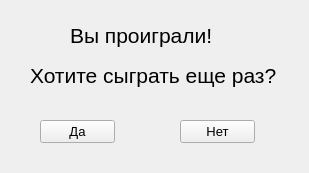
<?xml version="1.0" encoding="UTF-8"?>
<ui version="4.0">
 <class>RusLoseWidget</class>
 <widget class="QWidget" name="RusLoseWidget">
  <property name="geometry">
   <rect>
    <x>0</x>
    <y>0</y>
    <width>309</width>
    <height>173</height>
   </rect>
  </property>
  <property name="minimumSize">
   <size>
    <width>309</width>
    <height>173</height>
   </size>
  </property>
  <property name="maximumSize">
   <size>
    <width>309</width>
    <height>173</height>
   </size>
  </property>
  <property name="windowTitle">
   <string>Вы проиграли!</string>
  </property>
  <widget class="QPushButton" name="yes">
   <property name="geometry">
    <rect>
     <x>40</x>
     <y>120</y>
     <width>75</width>
     <height>23</height>
    </rect>
   </property>
   <property name="font">
    <font>
     <family>Arial</family>
     <pointsize>10</pointsize>
    </font>
   </property>
   <property name="cursor">
    <cursorShape>PointingHandCursor</cursorShape>
   </property>
   <property name="text">
    <string>Да</string>
   </property>
  </widget>
  <widget class="QPushButton" name="no">
   <property name="geometry">
    <rect>
     <x>180</x>
     <y>120</y>
     <width>75</width>
     <height>23</height>
    </rect>
   </property>
   <property name="font">
    <font>
     <family>Arial</family>
     <pointsize>10</pointsize>
    </font>
   </property>
   <property name="cursor">
    <cursorShape>PointingHandCursor</cursorShape>
   </property>
   <property name="text">
    <string>Нет</string>
   </property>
  </widget>
  <widget class="QLabel" name="label">
   <property name="geometry">
    <rect>
     <x>70</x>
     <y>20</y>
     <width>191</width>
     <height>31</height>
    </rect>
   </property>
   <property name="font">
    <font>
     <family>Arial</family>
     <pointsize>16</pointsize>
    </font>
   </property>
   <property name="text">
    <string>Вы проиграли!</string>
   </property>
  </widget>
  <widget class="QLabel" name="label_2">
   <property name="geometry">
    <rect>
     <x>30</x>
     <y>60</y>
     <width>271</width>
     <height>31</height>
    </rect>
   </property>
   <property name="font">
    <font>
     <family>Arial</family>
     <pointsize>16</pointsize>
    </font>
   </property>
   <property name="text">
    <string>Хотите сыграть еще раз?</string>
   </property>
  </widget>
 </widget>
 <resources/>
 <connections>
  <connection>
   <sender>no</sender>
   <signal>clicked()</signal>
   <receiver>RusLoseWidget</receiver>
   <slot>close()</slot>
   <hints>
    <hint type="sourcelabel">
     <x>207</x>
     <y>131</y>
    </hint>
    <hint type="destinationlabel">
     <x>154</x>
     <y>86</y>
    </hint>
   </hints>
  </connection>
  <connection>
   <sender>yes</sender>
   <signal>clicked()</signal>
   <receiver>RusLoseWidget</receiver>
   <slot>close()</slot>
   <hints>
    <hint type="sourcelabel">
     <x>77</x>
     <y>131</y>
    </hint>
    <hint type="destinationlabel">
     <x>154</x>
     <y>86</y>
    </hint>
   </hints>
  </connection>
 </connections>
</ui>
